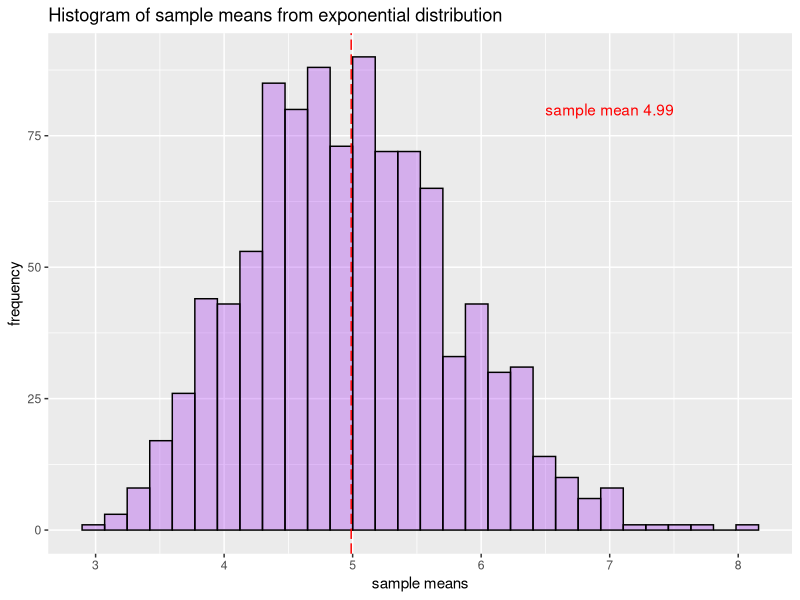
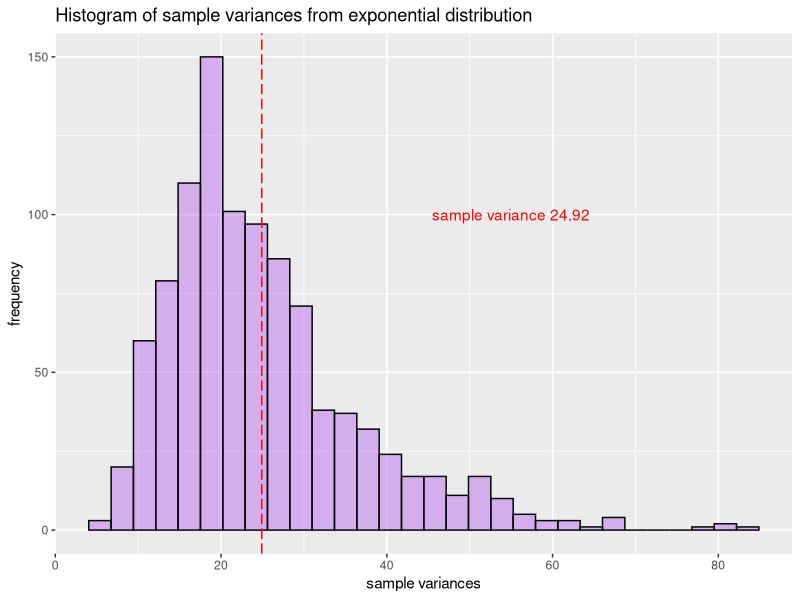
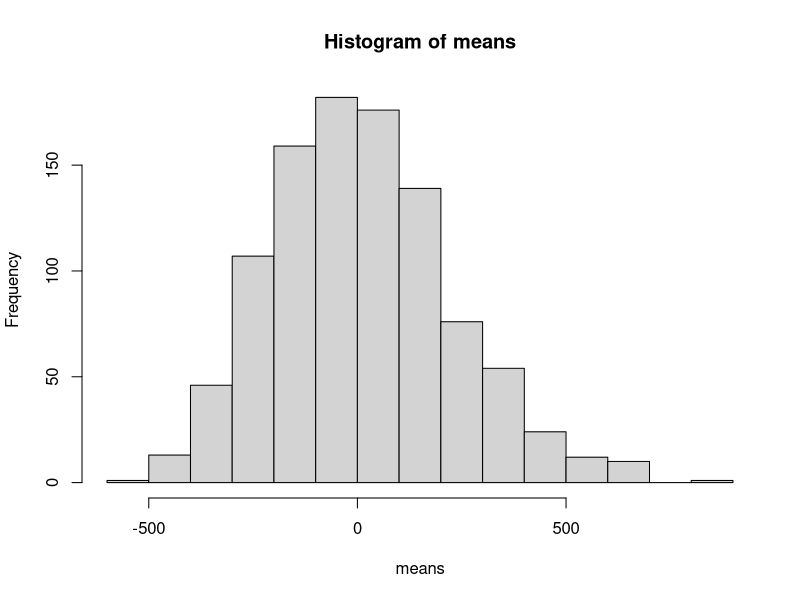

Write R code to recreate these figures, in order.
## ---- chunk 1
# set our runtime environment and global defaults.
require(knitr, quietly = TRUE)
require(utils, quietly = TRUE)
require(ggplot2, quietly = TRUE)
require(scales, quietly = TRUE)
knitr::opts_chunk$set(echo = FALSE, cache = TRUE, cache.path = "cache/", fig.path = "figure/", fig.width = 6, fig.height = 4)
options(rstudio.markdownToHTML =
    function(inputFile, outputFile) {
        require(markdown)
        markdownToHTML(inputFile, outputFile, stylesheet="custom.css")
    }
)
## ---- chunk 2
set.seed(040)
lambda <- 0.2
observ <- 40
samples <- 1000
# simulated data 1000 sample rows by 40 observation columns
simdata <- matrix(sapply(1:samples, function(x) rexp(observ, lambda)), samples, observ)
# means and variances of each sample
simmeans <- apply(simdata, 1, function (x) mean(x[]))
simvars <- apply(simdata, 1, function (x) var(x[]))
# put into data frame for easy reference
simdf <- data.frame(means = simmeans, vars = simvars)
## ---- chunk 3
simmean <- mean(simdf$means)
ggplot(simdf, aes(x=means)) +
    geom_histogram(colour = "black", fill = "purple", alpha = 0.3) +
    geom_vline(xintercept = simmean, colour = "red", linetype = "longdash") +
    annotate("text", label = paste("sample mean", round(simmean, 2)), x = 7, y = 80, colour = "red") +
    labs(x = "sample means", y = "frequency") +
    ggtitle("Histogram of sample means from exponential distribution")
## ---- chunk 4
simvar <- mean(simdf$vars)
ggplot(simdf, aes(x=vars)) +
    geom_histogram(colour = "black", fill = "purple", alpha = 0.3) +
    geom_vline(xintercept = simvar, colour = "red", linetype = "longdash") +
    annotate("text", label = paste("sample variance", round(simvar, 2)), x = 55, y = 100, colour = "red") +
    labs(x = "sample variances", y = "frequency") +
    ggtitle("Histogram of sample variances from exponential distribution")
## ---- chunk 5
set.seed(040)
# compare the distribution of 1000 random uniforms
# and distribution of 1000 averages of 40 random uniforms
means = NULL
mu = 1/lambda
se = sqrt(1/lambda^2)/samples
means <- sapply(1:samples, function(x) (mean(sample(rexp(observ, lambda), replace = TRUE)) - mu)/se)
hist(means)
# plot(rnorm(100, 0, 1), type = "l", lwd = 2)
